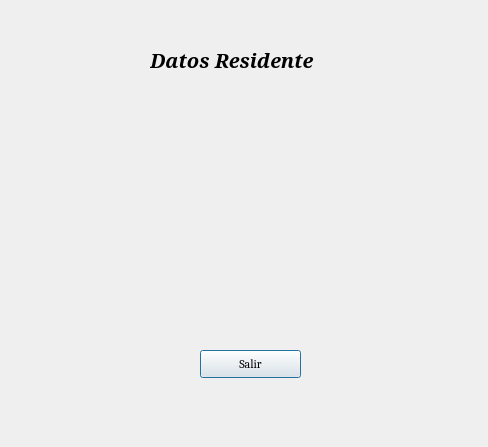
<?xml version="1.0" encoding="UTF-8"?>
<ui version="4.0">
 <class>Dialog</class>
 <widget class="QDialog" name="Dialog">
  <property name="geometry">
   <rect>
    <x>0</x>
    <y>0</y>
    <width>488</width>
    <height>447</height>
   </rect>
  </property>
  <property name="windowTitle">
   <string>Dialog</string>
  </property>
  <widget class="QLabel" name="label">
   <property name="geometry">
    <rect>
     <x>150</x>
     <y>50</y>
     <width>201</width>
     <height>20</height>
    </rect>
   </property>
   <property name="font">
    <font>
     <family>Garamond</family>
     <pointsize>15</pointsize>
     <weight>75</weight>
     <italic>true</italic>
     <bold>true</bold>
    </font>
   </property>
   <property name="text">
    <string>Datos Residente</string>
   </property>
  </widget>
  <widget class="QPushButton" name="botonvista_invitado">
   <property name="geometry">
    <rect>
     <x>200</x>
     <y>350</y>
     <width>101</width>
     <height>28</height>
    </rect>
   </property>
   <property name="font">
    <font>
     <family>Cambria</family>
    </font>
   </property>
   <property name="text">
    <string>Salir</string>
   </property>
  </widget>
  <widget class="QLabel" name="info_residente">
   <property name="geometry">
    <rect>
     <x>30</x>
     <y>100</y>
     <width>431</width>
     <height>231</height>
    </rect>
   </property>
   <property name="text">
    <string/>
   </property>
  </widget>
 </widget>
 <resources/>
 <connections/>
</ui>
